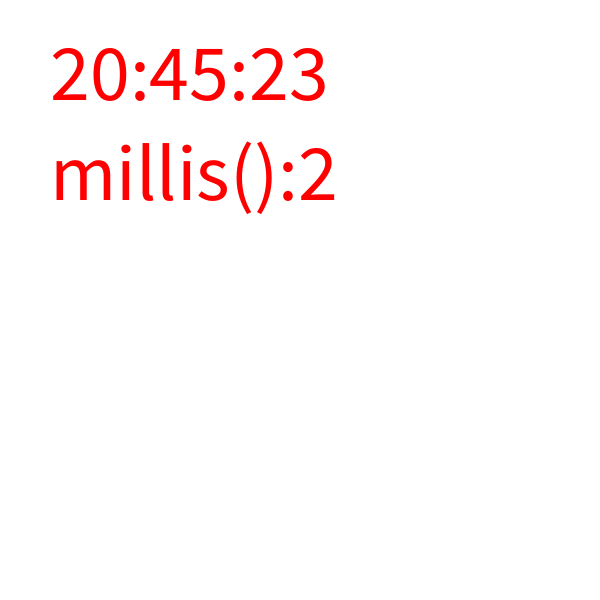
Frame 1 (no input)
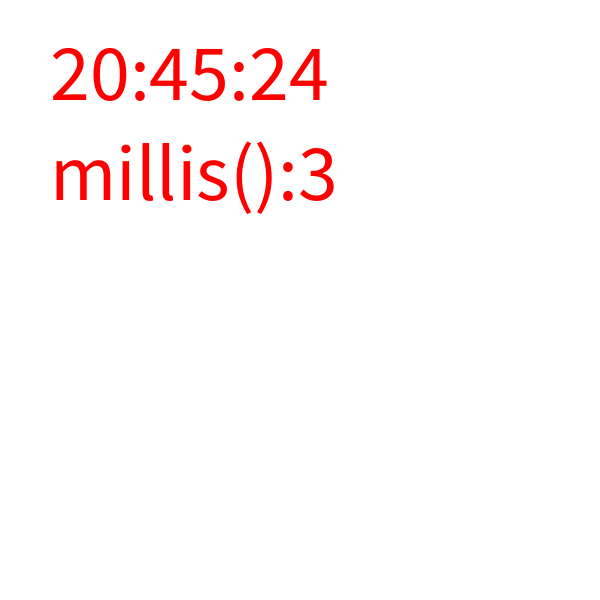
Frame 60 (the mouse pressed at the canvas centre just before this capture)
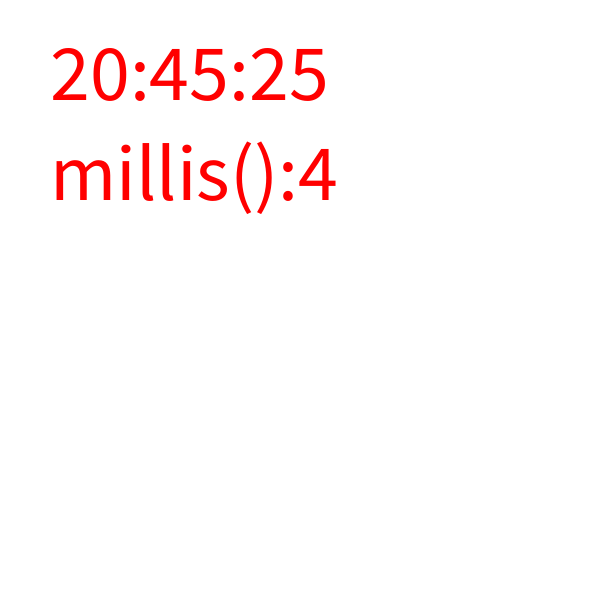
Frame 120 (the mouse held since frame 60 and released just before this capture)

The Processing sketch that drew these frames (run headless with seeded random() and noise(); from frame 60 on, the mouse is pressed at the canvas centre):

// Processing sketch: week08_1_time
// ── week08_1_time.pde
void setup(){
  size(600,600);
  fill(255,0,0);
  textSize(80);
}
void draw(){
  background(255);
  text(hour()+":"+minute()+":"+second(),50,100);
  text("millis():"+millis()/1000,50,200);
}
